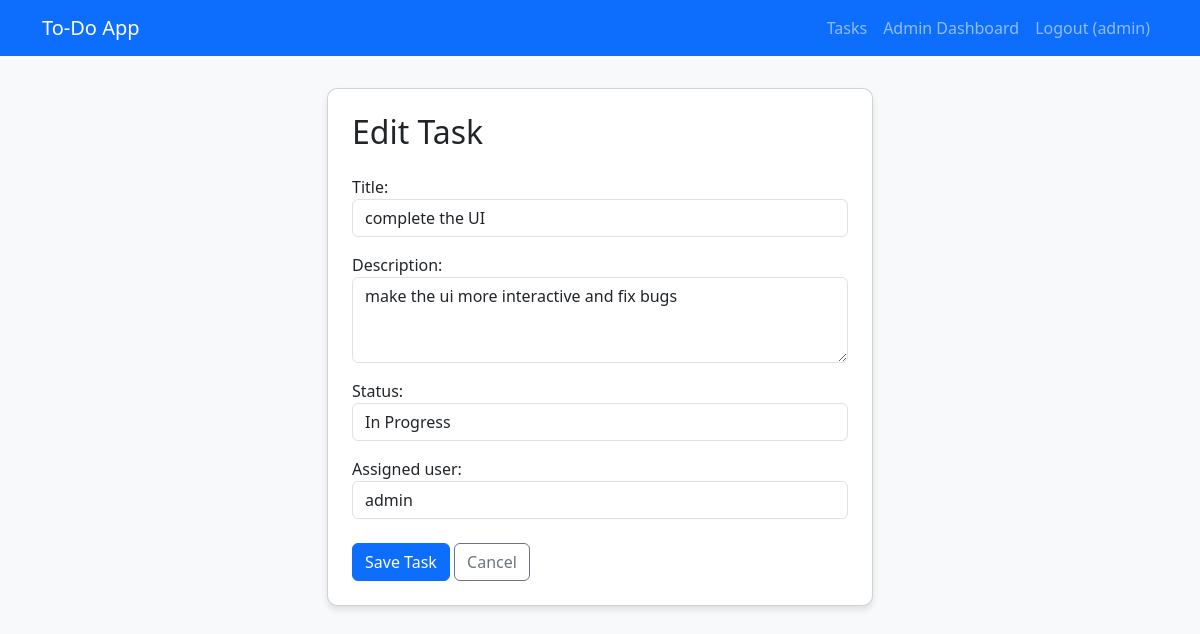
The page /edit/4/ (signed in) on the database its author committed.
### todo_app/models.py (models this page shows, shortened)
class CustomUser(AbstractUser):
    is_approved = models.BooleanField(default=False)
    phone_number = models.CharField(max_length=15, blank=True)
    def __str__(self):
        return self.username

class Task(models.Model):
    STATUS_CHOICES = [
        ('Pending', 'Pending'),
        ('In Progress', 'In Progress'),
        ('Completed', 'Completed'),
    ]
    title = models.CharField(max_length=200)
    description = models.TextField(blank=True)
    status = models.CharField(max_length=20, choices=STATUS_CHOICES, default='Pending')
    assigned_user = models.ForeignKey(CustomUser, on_delete=models.CASCADE, related_name='tasks')
    created_by = models.ForeignKey(CustomUser, on_delete=models.CASCADE, related_name='created_tasks', null=True, blank=True)
    created_date = models.DateTimeField(default=timezone.now)

### todo_app/views.py (the view)
# urls.py: path('edit/<int:pk>/', views.task_edit, name='task_edit'),
@login_required
def task_edit(request, pk):
    if request.user.is_superuser:
        task = get_object_or_404(Task, Q(pk=pk) & (Q(assigned_user=request.user) | Q(created_by=request.user)))
    else:
        task = get_object_or_404(Task, pk=pk, assigned_user=request.user)
    if request.method == 'POST':
        form = TaskForm(request.POST, instance=task, user=request.user)
        if form.is_valid():
            form.save()
            messages.success(request, 'Task updated successfully.')
            return redirect('task_list')
    else:
        form = TaskForm(instance=task, user=request.user)
    return render(request, 'todo_app/task_form.html', {'form': form, 'title': 'Edit Task'})

### todo_app/forms.py
class TaskForm(forms.ModelForm):
    class Meta:
        model = Task
        fields = ['title', 'description', 'status', 'assigned_user']
        widgets = {
            'title': forms.TextInput(attrs={'class': 'form-control'}),
            'description': forms.Textarea(attrs={'class': 'form-control', 'rows': 3}),
            'status': forms.Select(attrs={'class': 'form-control'}),
            'assigned_user': forms.Select(attrs={'class': 'form-control'}),
        }
    def __init__(self, *args, **kwargs):
        user = kwargs.pop('user', None)
        super(TaskForm, self).__init__(*args, **kwargs)
        if user and user.is_superuser:
            self.fields['assigned_user'].queryset = CustomUser.objects.filter(
                models.Q(is_superuser=False) | models.Q(id=user.id)
            )
        else:
            self.fields['assigned_user'].queryset = CustomUser.objects.filter(is_superuser=False)

### todo_app/templates/todo_app/task_form.html (shortened to what this page needs)
{% extends 'todo_app/base.html' %}
{% block content %}
<div class="row justify-content-center">
    <div class="col-md-6">
        <div class="card p-4">
            <h2 class="mb-4">{{ title }}</h2>
            <form method="post">
                {% for field in form %}
                <div class="mb-3">
                    {{ field.label_tag }}
                    {{ field }}
                </div>
                {% endfor %}
                <div class="mt-4">
                    <button type="submit" class="btn btn-primary">Save Task</button>
                    <a href="{% url 'task_list' %}" class="btn btn-outline-secondary">Cancel</a>
                </div>
            </form>
        </div>
    </div>
</div>
{% endblock %}

### todo_app/templates/todo_app/base.html (shortened to what this page needs)
{% load static %}
<!DOCTYPE html>
<html lang="en">
<head>
    <link href="https://cdn.jsdelivr.net/npm/bootstrap@5.3.0/dist/css/bootstrap.min.css" rel="stylesheet">
    <link rel="stylesheet" href="{% static 'css/admin_dashboard.css' %}">
</head>
<body>
    <nav class="navbar navbar-expand-lg navbar-dark bg-primary">
        <div class="container">
            <a class="navbar-brand" href="{% url 'landing' %}">To-Do App</a>
            <div class="collapse navbar-collapse" id="navbarNav">
                <ul class="navbar-nav ms-auto">
                    {% if user.is_authenticated %}
                    <li class="nav-item"><a class="nav-link" href="{% url 'task_list' %}">Tasks</a></li>
                    {% if user.is_superuser %}
                    <li class="nav-item"><a class="nav-link" href="{% url 'admin_dashboard' %}">Admin Dashboard</a></li>
                    {% endif %}
                    <li class="nav-item"><a class="nav-link" href="{% url 'logout' %}">Logout ({{ user.username }})</a>
                    </li>
                    {% else %}
                    <li class="nav-item"><a class="nav-link" href="{% url 'login' %}">Login</a></li>
                    <li class="nav-item"><a class="nav-link" href="{% url 'register' %}">Register</a></li>
                    {% endif %}
                </ul>
            </div>
        </div>
    </nav>
    <div class="container">
        {% block content %}{% endblock %}
    </div>
</body>
</html>

### todo_app/templates/todo_app/base.html (style rules this page uses)
body { background-color: #f8f9fa; }
.navbar { margin-bottom: 2rem; }
.card { border-radius: 10px; box-shadow: 0 4px 6px rgba(0, 0, 0, 0.1); }

### rows shown on the page
CustomUser: username "admin"
Task: form "complete the UI" "make the ui more interactive and fix bugs" "In Progress" "admin"

### other values the page prints
{{ title }} "Edit Task"
{{ field.label_tag }} "Title:" "Description:" "Status:" "Assigned user:"
